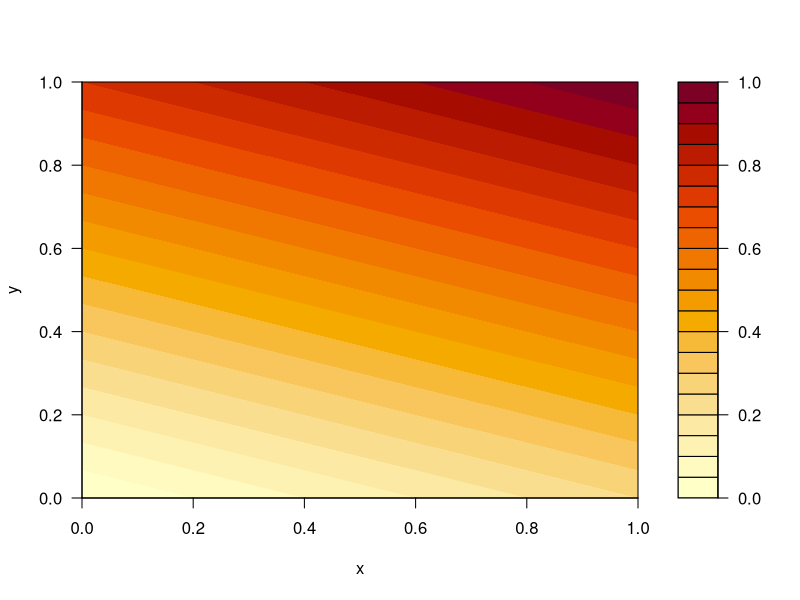
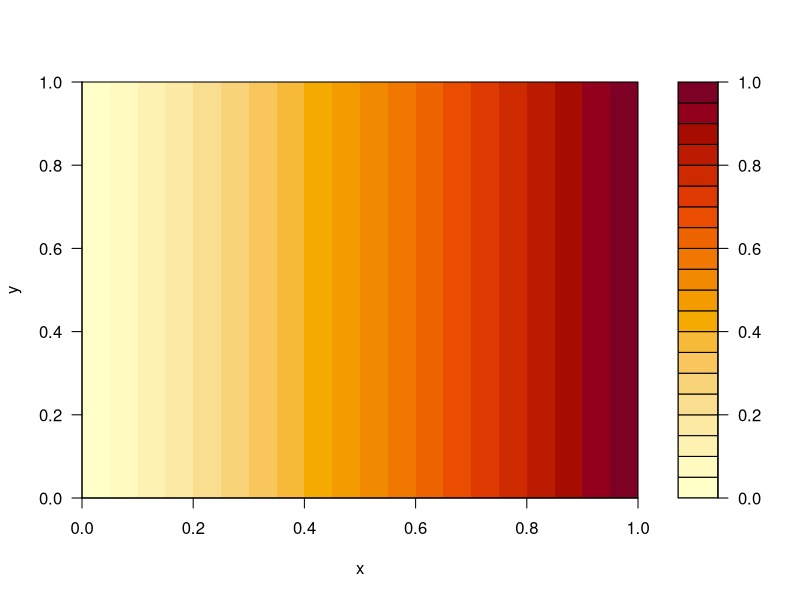
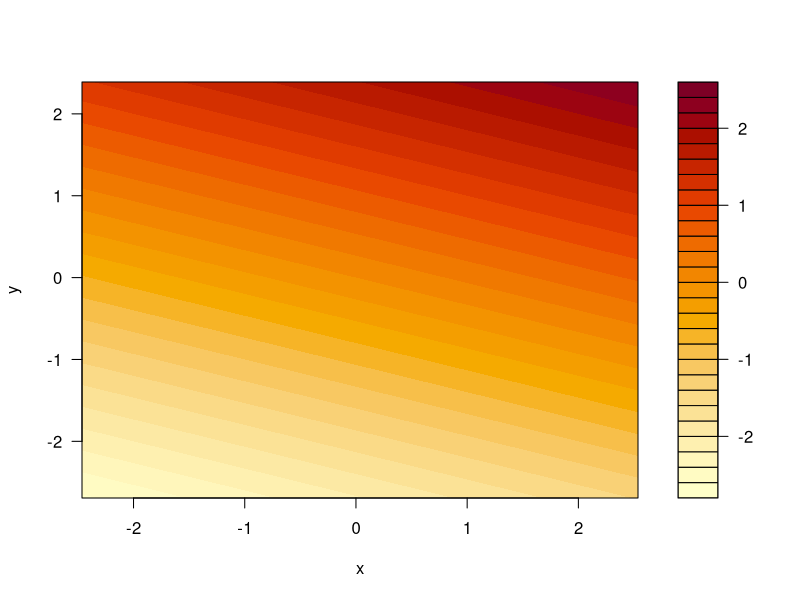
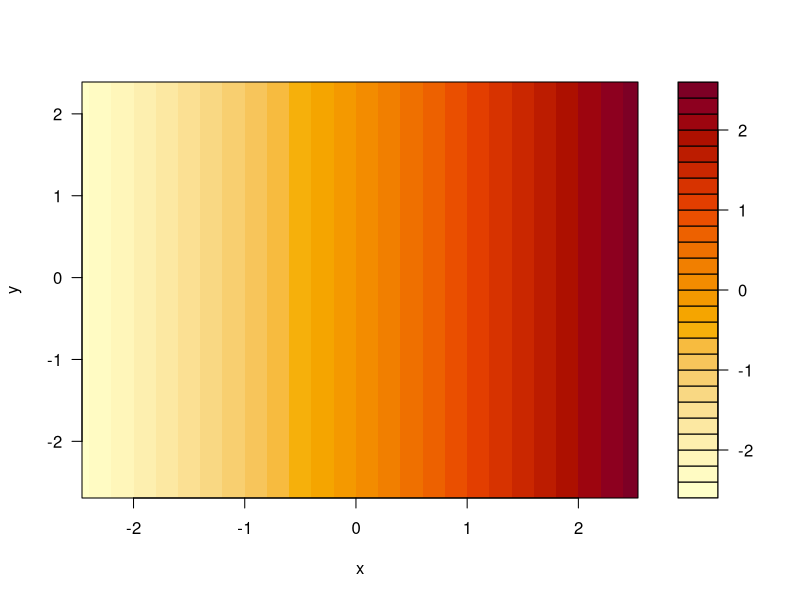

Generate these figures, in order, with R:
## ---- chunk 1
kernel <- function(u, v) {
  (u %*% v)[1, 1]
}
library(plyr)

points <- seq(from = 0, to = 1, by = 0.01)

grid_points <- merge(x = points, y = points)
fixed_point_1 <- c(0.25, 0.75)
fixed_point_2 <- c(1.00, 0.00)

xyz <- ddply(grid_points, .(x, y), function(point) {
  data.frame(
    V1 = kernel(fixed_point_1, c(point$x, point$y)),
    V2 = kernel(fixed_point_2, c(point$x, point$y))
  )
})

contour_matrix_1 <- matrix(xyz$V1 , nrow = length(points), byrow = TRUE)
contour_matrix_2 <- matrix(xyz$V2 , nrow = length(points), byrow = TRUE)
filled.contour(x = points, y = points, z = contour_matrix_1, xlab = "x", ylab = "y")
filled.contour(x = points, y = points, z = contour_matrix_2, xlab = "x", ylab = "y")

## ---- chunk 2
points <- rnorm(100, 0, 1)
sortlist <- order(points)
X <- points[sortlist] 
points <- rnorm(100, 0, 1)
sortlist <- order(points)
Y <- points[sortlist] 
grid_points <- merge(x = X, y = Y)
fixed_point_1 <- c(0.25, 0.75)
fixed_point_2 <- c(1.00, 0.00)


xyz <- ddply(grid_points, .(x, y), function(point) {
  data.frame(
    V1 = kernel(fixed_point_1, c(point$x, point$y)),
    V2 = kernel(fixed_point_2, c(point$x, point$y))
  )
})

contour_matrix_1 <- matrix(xyz$V1 , nrow = length(points), byrow = TRUE)
contour_matrix_2 <- matrix(xyz$V2 , nrow = length(points), byrow = TRUE)
filled.contour(x = X, y = Y, z = contour_matrix_1, xlab = "x", ylab = "y")
filled.contour(x = X, y = Y, z = contour_matrix_2, xlab = "x", ylab = "y")
